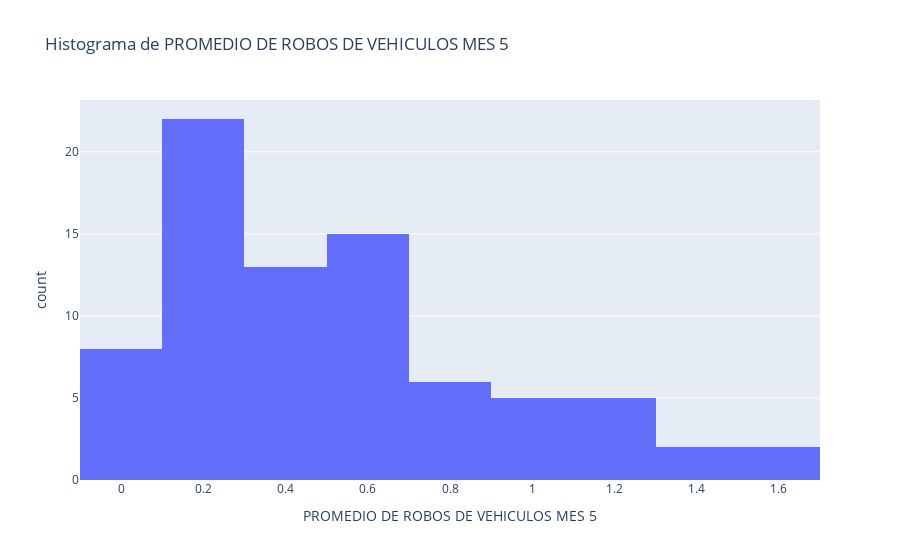

The notebook cell saved with this chart:
### Code cell
# graficar un histograma de la columna PROMEDIO DE ROBOS DE VEHICULOS MES 5 usando plotly

fig = px.histogram(df_graph_veh, x='PROMEDIO DE ROBOS DE VEHICULOS MES 5', title='Histograma de PROMEDIO DE ROBOS DE VEHICULOS MES 5')
fig.show()

### Figure 1 — Plotly figure (JSON) as saved in the notebook; plotly's stock layout.template omitted (floating-point values rounded to 4 significant figures)
{"data": [{"bingroup": "x", "hovertemplate": "PROMEDIO DE ROBOS DE VEHICULOS MES 5=%{x}<br>count=%{y}<extra></extra>", "legendgroup": "", "marker": {"color": "#636efa", "pattern": {"shape": ""}}, "name": "", "orientation": "v", "showlegend": false, "type": "histogram", "x": [0.1818, 0.0, 0.3636, 0.5455, 0.0, 1.182, 1.273, 1.182, 1.0, 0.0, 0.3636, 1.364, 0.7273, 0.6364, 0.4545, 0.3636, 0.5455, 0.4545, 1.273, 0.6364, 0.8182, 0.6364, 0.4545, 0.6364, 1.273, 0.6364, 0.2727, 0.7273, 0.7273, 0.1818, 0.8182, 1.0, 0.09091, 0.1818, 0.1818, 0.5455, 0.2727, 0.4545, 0.5455, 0.2727, 0.6364, 0.2727, 0.1818, 0.2727, 0.2727, 0.7273, 1.091, 0.3636, 0.1818, 0.4545, 1.364, 0.6364, 0.09091, 0.4545, 1.545, 0.2727, 1.545, 0.0, 0.5455, 0.2727, 0.1818, 0.09091, 0.1818, 0.0, 0.2727, 0.1818, 0.3636, 0.4545, 0.2727, 0.6364, 0.2727, 0.2727, 0.4545, 0.9091, 0.5455, 0.6364, 0.9091, 0.2727], "xaxis": "x", "yaxis": "y"}], "layout": {"barmode": "relative", "legend": {"tracegroupgap": 0}, "title": {"text": "Histograma de PROMEDIO DE ROBOS DE VEHICULOS MES 5"}, "xaxis": {"anchor": "y", "domain": [0, 1], "title": {"text": "PROMEDIO DE ROBOS DE VEHICULOS MES 5"}}, "yaxis": {"anchor": "x", "domain": [0, 1], "title": {"text": "count"}}}}
